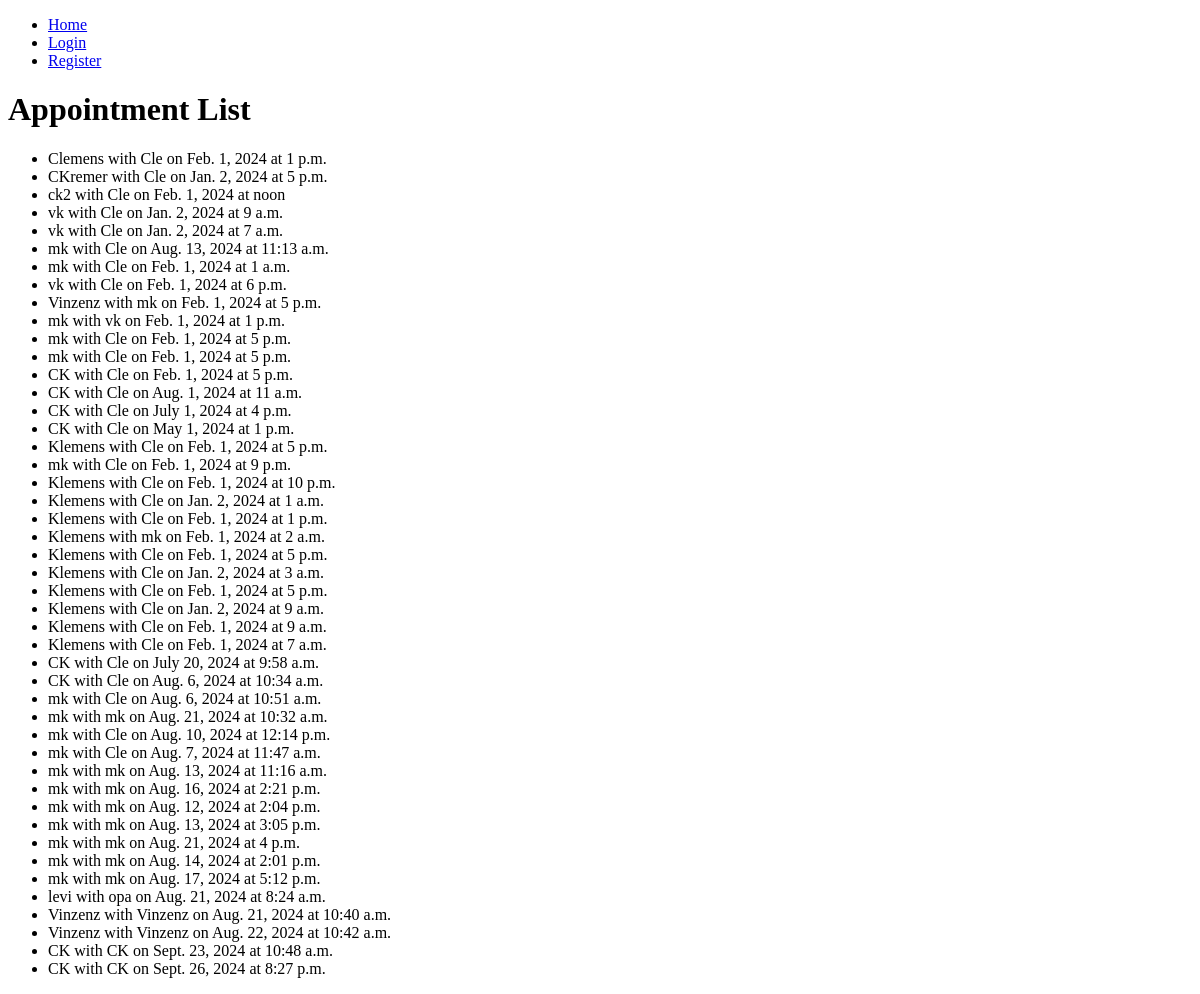
Page /bookings/appointments/ on the earlier database version.
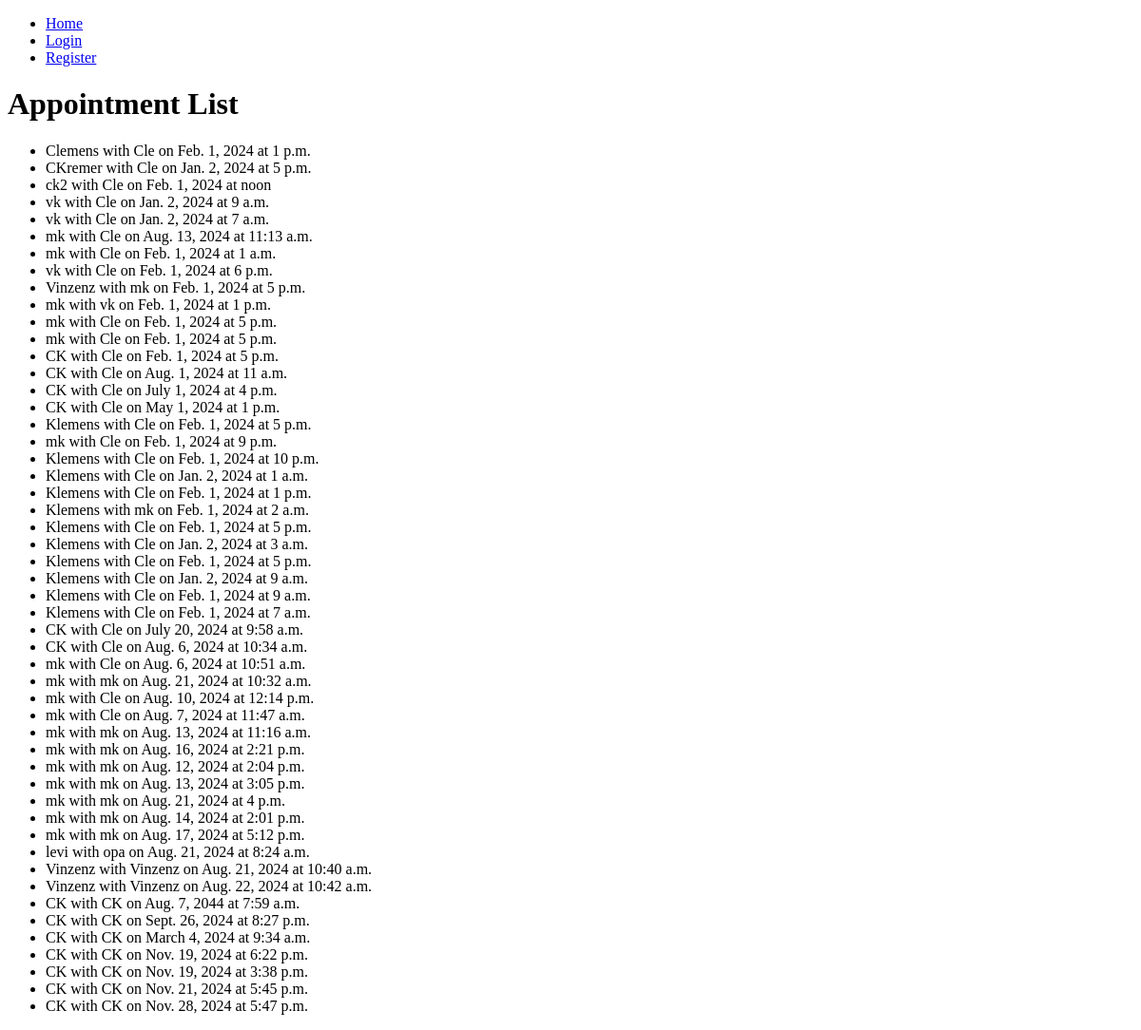
Same page on the later database version.
### bookings/models.py (models this page shows, shortened)
class Appointment(models.Model):
    STATUS_CHOICES = [
        ('pending', 'Pending'),
        ('approved', 'Approved'),
        ('rejected', 'Rejected'),
        ('canceled', 'Canceled'),
    ]
    patient = models.ForeignKey(Patient, on_delete=models.CASCADE)
    doctor = models.ForeignKey(Doctor, on_delete=models.CASCADE)
    date = models.DateField()
    time = models.TimeField()
    reason = models.TextField()
    status = models.CharField(max_length=10, choices=STATUS_CHOICES, default='pending')

class Patient(models.Model):
    SEX_CHOICES = [
        ('M', 'Male'),
        ('F', 'Female'),
        ('O', 'Other'),
    ]
    user = models.OneToOneField(User, on_delete=models.CASCADE)
    phone = models.CharField(max_length=15)
    address = models.CharField(max_length=255)
    sex = models.CharField(max_length=1, choices=SEX_CHOICES)

class Doctor(models.Model):
    user = models.OneToOneField(User, on_delete=models.CASCADE)
    specialty = models.CharField(max_length=100)

### bookings/views.py (the view)
# urls.py: path('appointments/', views.appointment_list, name='appointment_list'),
def appointment_list(request):
    appointments = Appointment.objects.all()
    return render(request, 'bookings/appointment_list.html', {'appointments': appointments})

### bookings/context_processors.py (called while the page is built, shortened)
def user_roles(request):
    return {}

### bookings/templates/bookings/appointment_list.html (shortened to what this page needs)
{% load static %}
<!DOCTYPE html>
<html>
<head>
</head>
<body>
    <header>
        <nav>
            <ul>
                <li><a href="{% url 'index' %}">Home</a></li>
                {% if user.is_authenticated %}
                    <li><a href="{% url 'logout' %}">Logout</a></li>
                    <li><a href="{% url 'book_appointment' %}">Book Appointment</a></li>
                    <li><a href="{% url 'patient_detail' %}">Patient Profile</a></li>
                {% else %}
                    <li><a href="{% url 'login' %}">Login</a></li>
                    <li><a href="{% url 'register_patient' %}">Register</a></li>
                {% endif %}
            </ul>
        </nav>
    </header>
    <h1>Appointment List</h1>
    <ul>
        {% for appointment in appointments %}
            <li>{{ appointment.patient.user.username }} with {{ appointment.doctor.user.username }} on {{ appointment.date }} at {{ appointment.time }}</li>
        {% endfor %}
    </ul>
</body>
</html>

Differences in the rows shown:
changed Appointment: date "Sept. 23, 2024" → "Aug. 7, 2044"; time "10:48 a.m." → "7:59 a.m."
added Appointment: patient.user.username "CK", doctor.user.username "CK", date "March 4, 2024", time "9:34 a.m."
added Appointment: patient.user.username "CK", doctor.user.username "CK", date "Nov. 19, 2024", time "6:22 p.m."
added Appointment: patient.user.username "CK", doctor.user.username "CK", date "Nov. 19, 2024", time "3:38 p.m."
added Appointment: patient.user.username "CK", doctor.user.username "CK", date "Nov. 21, 2024", time "5:45 p.m."
added Appointment: patient.user.username "CK", doctor.user.username "CK", date "Nov. 28, 2024", time "5:47 p.m."
